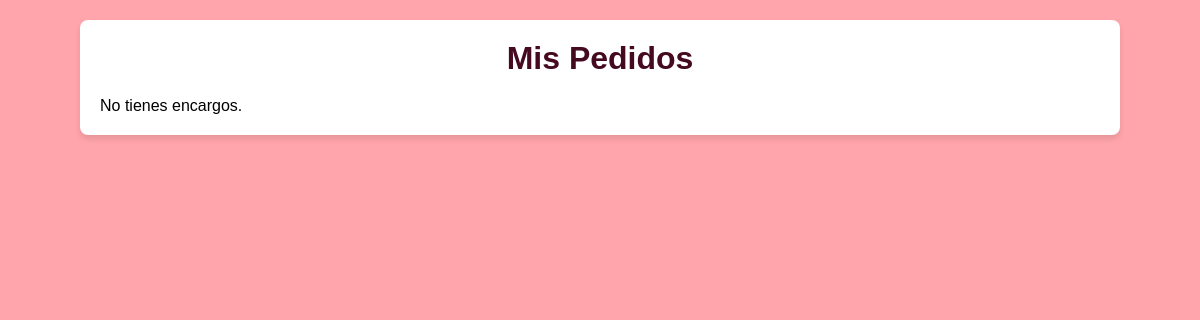
The app's page /mis_encargos/, older data.
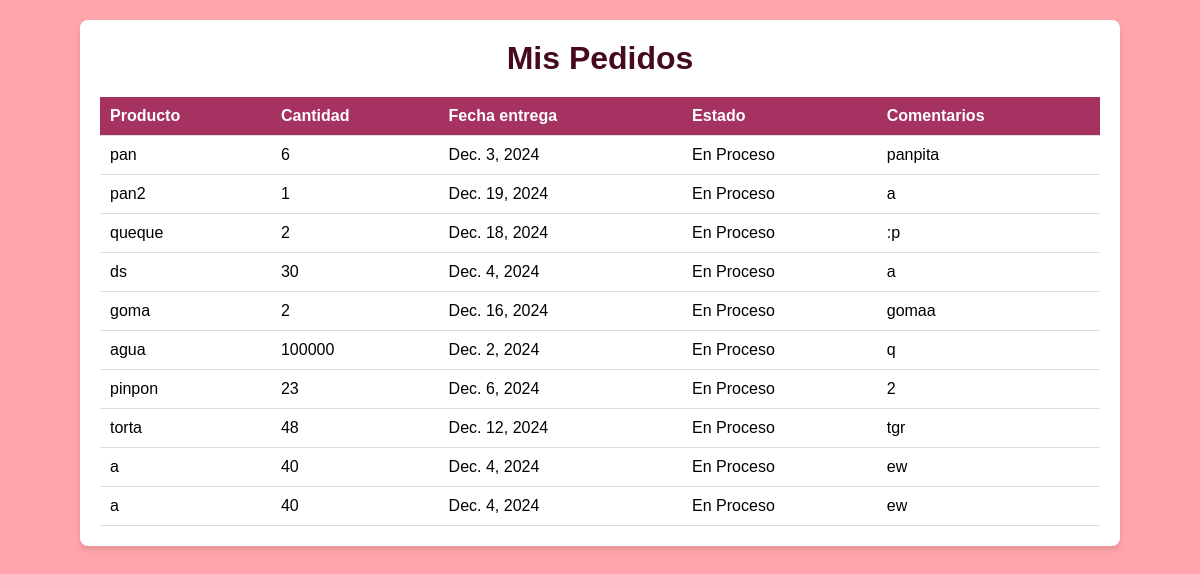
The same page, newer data.
### marieweb/models.py (models this page shows, shortened)
class Encargo(models.Model):
    ESTADOS = [
        ('en_proceso', 'En Proceso'),
        ('en_camino', 'En Camino'),
        ('listo_para_recoger', 'Listo para Recoger'),
    ]
    encargo_nombre_producto = models.CharField(max_length=255, verbose_name="Nombre del producto")
    encargo_cantidad_producto = models.PositiveIntegerField(verbose_name="Cantidad")
    encargo_fecha = models.DateField(verbose_name="Día en que lo necesita")
    encargo_comentario_extra = models.TextField(blank=True, verbose_name="Comentarios extra")
    encargo_estado = models.CharField(
        max_length=20,
        choices=ESTADOS,
        default='en_proceso',
    )

### marieweb/views.py (the view)
# urls.py: path('mis_encargos/', views.mis_encargos, name='mis_encargos'),
def mis_encargos(request):
    encargos = Encargo.objects.all()
    return render(request, 'mis_encargos.html', {'encargos': encargos})

### marieweb/templates/mis_encargos.html (shortened to what this page needs)
{% load static %}
<!DOCTYPE html>
<html lang="es">
<head>
    <link rel="stylesheet" type="text/css" href="{% static 'css/mis_encargos.css' %}">
</head>
<body>
    <div class="mis-encargos-container">
        <h1>Mis Pedidos</h1>
        {% if encargos %}
            <table>
                <thead>
                    <tr>
                        <th>Producto</th>
                        <th>Cantidad</th>
                        <th>Fecha entrega</th>
                        <th>Estado</th>
                        <th>Comentarios</th>
                    </tr>
                </thead>
                <tbody>
                    {% for encargo in encargos %}
                    <tr>
                        <td>{{ encargo.encargo_nombre_producto }}</td>
                        <td>{{ encargo.encargo_cantidad_producto }}</td>
                        <td>{{ encargo.encargo_fecha }}</td>
                        <td>{{ encargo.get_encargo_estado_display }}</td>
                        <td>{{ encargo.encargo_comentario_extra }}</td>
                    </tr>
                    {% endfor %}
                </tbody>
            </table>
        {% else %}
            <p>No tienes encargos.</p>
        {% endif %}
</body>
</html>

### marieweb/static/css/mis_encargos.css (style rules this page uses)
* { margin: 0; padding: 0; }
body { font-family: Arial, sans-serif; background-color: #FFA5AB; padding: 20px; }
.mis-encargos-container { background-color: #fff; padding: 20px; border-radius: 8px; box-shadow: 0 4px 6px rgba(0, 0, 0, 0.1); max-width: 1000px; margin: 0 auto; }
.mis-encargos-container h1 { text-align: center; font-size: 2em; color: #450920; margin-bottom: 20px; transition: color 0.3s ease; }
table { width: 100%; border-collapse: collapse; }
table th, table td { padding: 10px; text-align: left; border-bottom: 1px solid #ddd; }
table thead { background-color: #A53260; color: white; }
table thead th { transition: background-color 0.3s ease; }

Row changes from the older to the newer data that the page shows:
added Encargo: encargo_nombre_producto "pan", encargo_cantidad_producto "6", encargo_fecha "Dec. 3, 2024", encargo_estado "En Proceso", encargo_comentario_extra "panpita"
added Encargo: encargo_nombre_producto "pan2", encargo_cantidad_producto "1", encargo_fecha "Dec. 19, 2024", encargo_estado "En Proceso", encargo_comentario_extra "a"
added Encargo: encargo_nombre_producto "queque", encargo_cantidad_producto "2", encargo_fecha "Dec. 18, 2024", encargo_estado "En Proceso", encargo_comentario_extra ":p"
added Encargo: encargo_nombre_producto "ds", encargo_cantidad_producto "30", encargo_fecha "Dec. 4, 2024", encargo_estado "En Proceso", encargo_comentario_extra "a"
added Encargo: encargo_nombre_producto "goma", encargo_cantidad_producto "2", encargo_fecha "Dec. 16, 2024", encargo_estado "En Proceso", encargo_comentario_extra "gomaa"
added Encargo: encargo_nombre_producto "agua", encargo_cantidad_producto "100000", encargo_fecha "Dec. 2, 2024", encargo_estado "En Proceso", encargo_comentario_extra "q"
added Encargo: encargo_nombre_producto "pinpon", encargo_cantidad_producto "23", encargo_fecha "Dec. 6, 2024", encargo_estado "En Proceso", encargo_comentario_extra "2"
added Encargo: encargo_nombre_producto "torta", encargo_cantidad_producto "48", encargo_fecha "Dec. 12, 2024", encargo_estado "En Proceso", encargo_comentario_extra "tgr"
added Encargo: encargo_nombre_producto "a", encargo_cantidad_producto "40", encargo_fecha "Dec. 4, 2024", encargo_estado "En Proceso", encargo_comentario_extra "ew"
added Encargo: encargo_nombre_producto "a", encargo_cantidad_producto "40", encargo_fecha "Dec. 4, 2024", encargo_estado "En Proceso", encargo_comentario_extra "ew"
Text that changed along with them:
text no longer shown: "No tienes encargos."
text now shown: "Producto Cantidad Fecha entrega Estado Comentarios"
